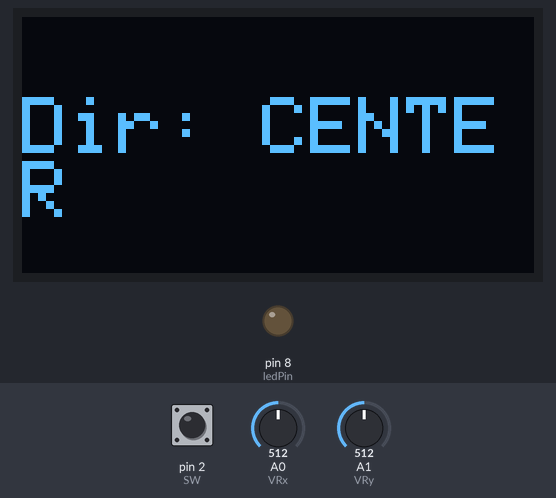
Recording of a sketch running on a simulated Arduino Uno, built with avr-gcc and run on an emulated ATmega328P. On the bench: 128×64 one-colour display, output pins drawn as LEDs (lit = HIGH). Inputs (shaded band) come from the test bench; at power-on: pin 2 (SW) HIGH, A0 (VRx) = 512, A1 (VRy) = 512.

Above: at 2.2 s.
2.3 s: pin 2 (SW) pulled LOW for 0.25 s
At 2.56 s:
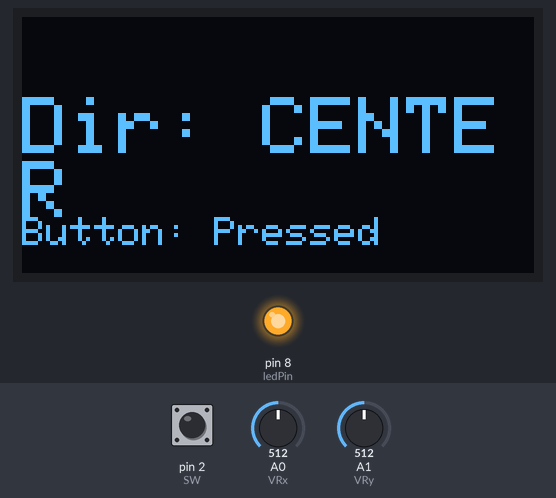
4.1 s: A0 (VRx) set to 590
5.6 s: A0 (VRx) set to 616
At 6.0 s:
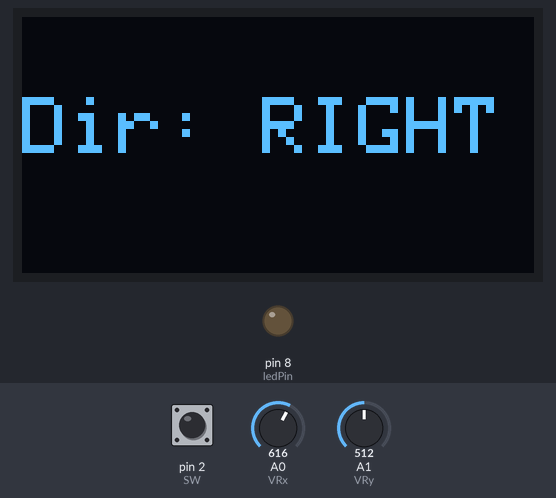
7.1 s: pin 2 (SW) pulled LOW for 1 s
At 7.9 s:
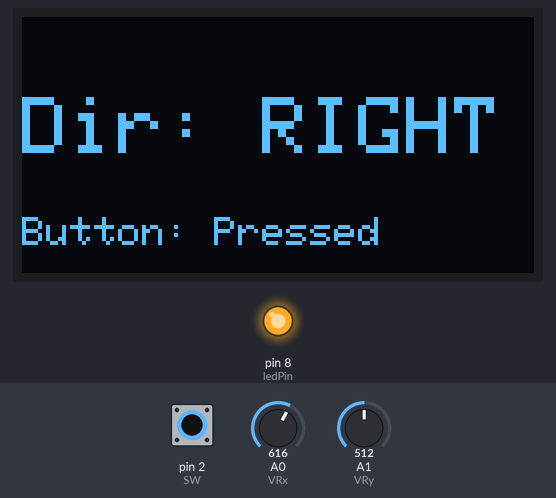
9.6 s: A0 (VRx) set to 390
At 10.4 s:
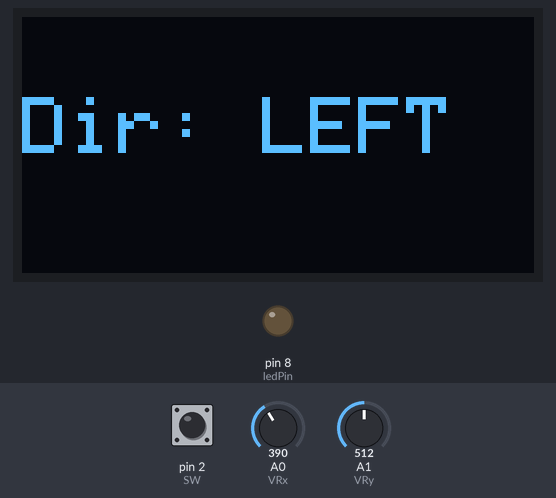
11.2 s: pin 2 (SW) pulled LOW for 0.25 s
At 11.45 s:
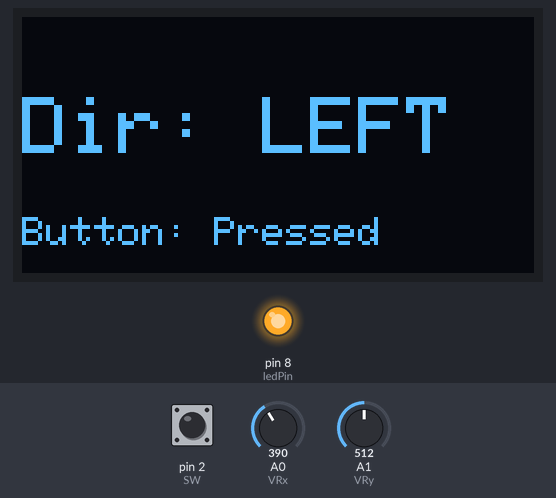
Timing chart, 0 to 14.0 s (numbered marks = the images above; inputs shaded):
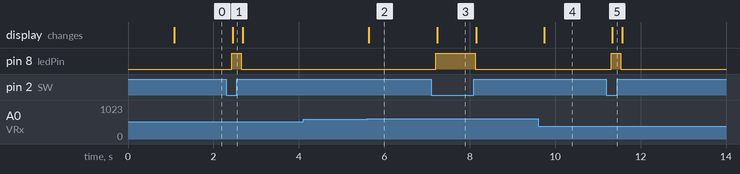

Measured:
- the behaviour switches between 600 and 601 on A0 (VRx) (found by bisection; images 1 and 2)
- after the input at 2.3 s, pin 8 (ledPin): LOW → HIGH after 0.13 s, → LOW 0.23 s later; the display: changes after 0.15 s (image 1)
- after the input at 4.1 s, every drawn part: stays the same
- after the input at 5.6 s, the display: changes at once (image 2)
- after the input at 7.1 s, pin 8 (ledPin): LOW → HIGH after 0.11 s, → LOW 0.92 s later; the display: changes after 0.14 s (image 3)
- after the input at 9.6 s, the display: changes after 0.14 s (image 4)
- after the input at 11.2 s, pin 8 (ledPin): LOW → HIGH after 0.11 s, → LOW 0.23 s later; the display: changes after 0.14 s (image 5)

The sketch:

joystick_oled_i2c.ino
```cpp
/*
Source Code for I2C SSD1306 OLED Display with Arduino
Uses the "Wire.h" library for I2C communication
*/

#include <Wire.h>
#include <Adafruit_GFX.h>
#include <Adafruit_SSD1306.h>

#define SCREEN_WIDTH 128
#define SCREEN_HEIGHT 64
#define OLED_RESET -1

Adafruit_SSD1306 display(SCREEN_WIDTH, SCREEN_HEIGHT, &Wire, OLED_RESET);

// Joystick pins
const int VRx = A0;
const int VRy = A1;
const int SW = 2;

// LED pin
const int ledPin = 8;

void setup() {
  pinMode(SW, INPUT_PULLUP);  // Joystick button
  pinMode(ledPin, OUTPUT);    // LED output
  Serial.begin(9600);

  // Initialize OLED
  if (!display.begin(SSD1306_SWITCHCAPVCC, 0x3C)) {
    Serial.println("OLED not found");
    while (true);  // Halt
  }

  display.clearDisplay();
  display.setTextSize(2);
  display.setTextColor(SSD1306_WHITE);
  display.setCursor(10, 20);
  display.println("Joystick");
  display.display();
  delay(1000);
}

void loop() {
  int x = analogRead(VRx);
  int y = analogRead(VRy);
  int sw = digitalRead(SW);  // LOW when pressed

  String direction = getDirection(x, y);

  // OLED Display
  display.clearDisplay();
  display.setTextSize(2);
  display.setCursor(0, 20);
  display.print("Dir: ");
  display.println(direction);

  if (sw == LOW) {
    digitalWrite(ledPin, HIGH);  // Turn on LED
    display.setTextSize(1);
    display.setCursor(0, 50);
    display.print("Button: Pressed");
  } else {
    digitalWrite(ledPin, LOW);   // Turn off LED
  }

  display.display();
  delay(200);
}

String getDirection(int x, int y) {
  if (x < 400) return "LEFT";
  else if (x > 600) return "RIGHT";
  else if (y < 400) return "UP";
  else if (y > 600) return "DOWN";
  else return "CENTER";
}
```
